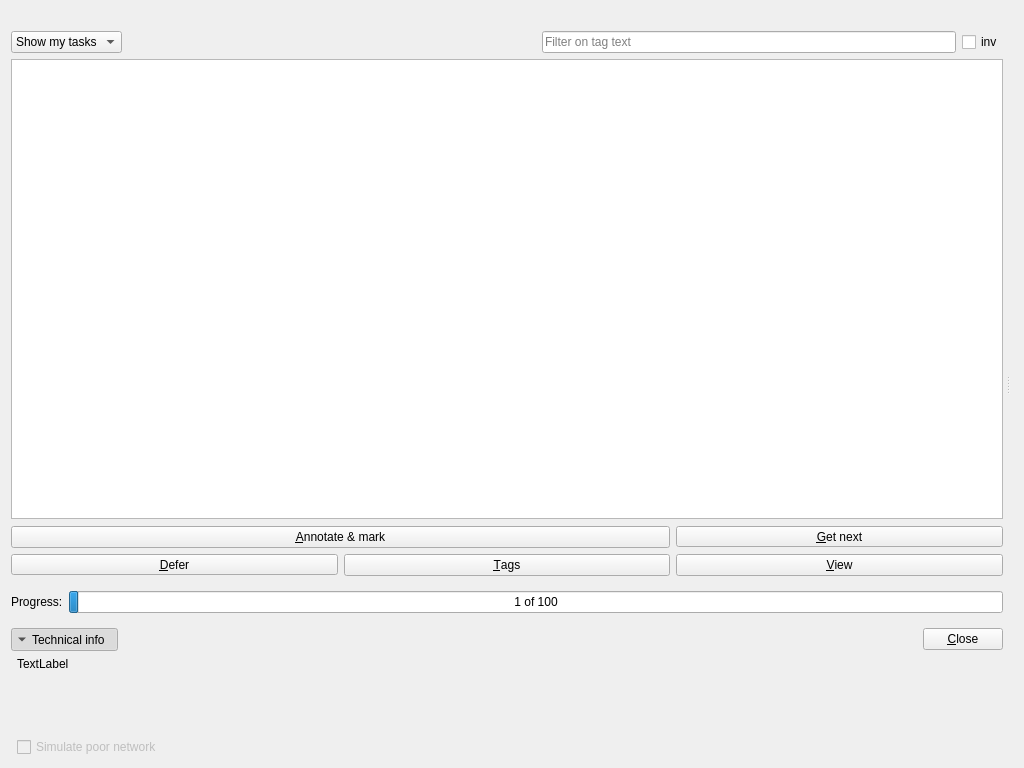
<?xml version="1.0" encoding="UTF-8"?>
<ui version="4.0">
 <author>
  Copyright (C) 2018-2024 The Plom Project Developers
  SPDX-License-Identifier: AGPL-3.0-or-later
 </author>
 <class>MarkerWindow</class>
 <widget class="QWidget" name="MarkerWindow">
  <property name="windowModality">
   <enum>Qt::WindowModal</enum>
  </property>
  <property name="geometry">
   <rect>
    <x>0</x>
    <y>0</y>
    <width>1024</width>
    <height>768</height>
   </rect>
  </property>
  <property name="windowTitle">
   <string>Mark papers</string>
  </property>
  <layout class="QHBoxLayout" name="horizontalLayout">
   <item>
    <widget class="QSplitter" name="splitter">
     <property name="orientation">
      <enum>Qt::Horizontal</enum>
     </property>
     <property name="handleWidth">
      <number>10</number>
     </property>
     <property name="childrenCollapsible">
      <bool>false</bool>
     </property>
     <widget class="QFrame" name="frame">
      <property name="frameShape">
       <enum>QFrame::NoFrame</enum>
      </property>
      <property name="frameShadow">
       <enum>QFrame::Plain</enum>
      </property>
      <layout class="QVBoxLayout" name="verticalLayout">
       <property name="leftMargin">
        <number>0</number>
       </property>
       <property name="topMargin">
        <number>0</number>
       </property>
       <property name="rightMargin">
        <number>0</number>
       </property>
       <property name="bottomMargin">
        <number>0</number>
       </property>
       <item>
        <widget class="QLabel" name="labelTasks">
         <property name="text">
          <string notr="true">&lt;Tasks&gt;</string>
         </property>
        </widget>
       </item>
       <item>
        <widget class="QFrame" name="tableBox">
         <property name="sizePolicy">
          <sizepolicy hsizetype="Preferred" vsizetype="Expanding">
           <horstretch>0</horstretch>
           <verstretch>1</verstretch>
          </sizepolicy>
         </property>
         <layout class="QVBoxLayout" name="verticalLayout_2">
          <property name="leftMargin">
           <number>0</number>
          </property>
          <property name="topMargin">
           <number>0</number>
          </property>
          <property name="rightMargin">
           <number>0</number>
          </property>
          <property name="bottomMargin">
           <number>0</number>
          </property>
          <item>
           <widget class="QFrame" name="frameFilter">
            <layout class="QHBoxLayout" name="horizontalLayout_2">
             <property name="leftMargin">
              <number>0</number>
             </property>
             <property name="topMargin">
              <number>0</number>
             </property>
             <property name="rightMargin">
              <number>0</number>
             </property>
             <property name="bottomMargin">
              <number>0</number>
             </property>
             <item>
              <widget class="QComboBox" name="tasksComboBox">
               <item>
                <property name="text">
                 <string>Show my tasks</string>
                </property>
               </item>
               <item>
                <property name="text">
                 <string>Show all tasks</string>
                </property>
               </item>
              </widget>
             </item>
             <item>
              <spacer name="horizontalSpacer_2">
               <property name="orientation">
                <enum>Qt::Horizontal</enum>
               </property>
               <property name="sizeType">
                <enum>QSizePolicy::MinimumExpanding</enum>
               </property>
               <property name="sizeHint" stdset="0">
                <size>
                 <width>16</width>
                 <height>8</height>
                </size>
               </property>
              </spacer>
             </item>
             <item>
              <widget class="QLineEdit" name="filterLE">
               <property name="sizePolicy">
                <sizepolicy hsizetype="MinimumExpanding" vsizetype="Fixed">
                 <horstretch>0</horstretch>
                 <verstretch>0</verstretch>
                </sizepolicy>
               </property>
               <property name="focusPolicy">
                <enum>Qt::StrongFocus</enum>
               </property>
               <property name="maxLength">
                <number>256</number>
               </property>
               <property name="placeholderText">
                <string>Filter on tag text</string>
               </property>
               <property name="clearButtonEnabled">
                <bool>true</bool>
               </property>
              </widget>
             </item>
             <item>
              <widget class="QCheckBox" name="filterInvCB">
               <property name="toolTip">
                <string>Invert filter</string>
               </property>
               <property name="text">
                <string>inv</string>
               </property>
              </widget>
             </item>
            </layout>
           </widget>
          </item>
          <item>
           <widget class="SimpleTableView" name="tableView">
            <property name="sizePolicy">
             <sizepolicy hsizetype="Expanding" vsizetype="Expanding">
              <horstretch>0</horstretch>
              <verstretch>0</verstretch>
             </sizepolicy>
            </property>
            <property name="minimumSize">
             <size>
              <width>250</width>
              <height>0</height>
             </size>
            </property>
            <property name="editTriggers">
             <set>QAbstractItemView::NoEditTriggers</set>
            </property>
            <property name="selectionMode">
             <enum>QAbstractItemView::SingleSelection</enum>
            </property>
            <property name="selectionBehavior">
             <enum>QAbstractItemView::SelectRows</enum>
            </property>
            <property name="gridStyle">
             <enum>Qt::DotLine</enum>
            </property>
            <attribute name="verticalHeaderVisible">
             <bool>false</bool>
            </attribute>
           </widget>
          </item>
          <item>
           <widget class="QFrame" name="frame">
            <layout class="QGridLayout" name="gridLayout">
             <property name="leftMargin">
              <number>0</number>
             </property>
             <property name="topMargin">
              <number>1</number>
             </property>
             <property name="rightMargin">
              <number>0</number>
             </property>
             <property name="bottomMargin">
              <number>0</number>
             </property>
             <item row="0" column="0" colspan="2">
              <widget class="QPushButton" name="annButton">
               <property name="focusPolicy">
                <enum>Qt::NoFocus</enum>
               </property>
               <property name="text">
                <string>&amp;Annotate &amp;&amp; mark</string>
               </property>
              </widget>
             </item>
             <item row="1" column="1">
              <widget class="QPushButton" name="tagButton">
               <property name="focusPolicy">
                <enum>Qt::NoFocus</enum>
               </property>
               <property name="text">
                <string>&amp;Tags</string>
               </property>
              </widget>
             </item>
             <item row="1" column="2">
              <widget class="QPushButton" name="viewButton">
               <property name="text">
                <string>&amp;View</string>
               </property>
              </widget>
             </item>
             <item row="0" column="2">
              <widget class="QToolButton" name="getNextButton">
               <property name="sizePolicy">
                <sizepolicy hsizetype="Minimum" vsizetype="Fixed">
                 <horstretch>0</horstretch>
                 <verstretch>0</verstretch>
                </sizepolicy>
               </property>
               <property name="focusPolicy">
                <enum>Qt::NoFocus</enum>
               </property>
               <property name="text">
                <string>&amp;Get next</string>
               </property>
              </widget>
             </item>
             <item row="1" column="0">
              <widget class="QToolButton" name="deferButton">
               <property name="sizePolicy">
                <sizepolicy hsizetype="Minimum" vsizetype="Fixed">
                 <horstretch>0</horstretch>
                 <verstretch>0</verstretch>
                </sizepolicy>
               </property>
               <property name="focusPolicy">
                <enum>Qt::NoFocus</enum>
               </property>
               <property name="text">
                <string>&amp;Defer</string>
               </property>
              </widget>
             </item>
            </layout>
           </widget>
          </item>
         </layout>
        </widget>
       </item>
       <item>
        <widget class="QFrame" name="frameProgress">
         <layout class="QHBoxLayout" name="layoutProgress">
          <property name="leftMargin">
           <number>0</number>
          </property>
          <property name="rightMargin">
           <number>0</number>
          </property>
          <item>
           <widget class="QLabel" name="labelProgress">
            <property name="text">
             <string>Progress:</string>
            </property>
           </widget>
          </item>
          <item>
           <widget class="QProgressBar" name="mProgressBar">
            <property name="value">
             <number>1</number>
            </property>
            <property name="format">
             <string>%v of %m</string>
            </property>
           </widget>
          </item>
         </layout>
        </widget>
       </item>
       <item>
        <widget class="QFrame" name="frameClose">
         <layout class="QHBoxLayout" name="layoutClose">
          <property name="leftMargin">
           <number>0</number>
          </property>
          <property name="topMargin">
           <number>0</number>
          </property>
          <property name="rightMargin">
           <number>0</number>
          </property>
          <property name="bottomMargin">
           <number>0</number>
          </property>
          <item>
           <widget class="QToolButton" name="technicalButton">
            <property name="text">
             <string>Technical info</string>
            </property>
            <property name="checkable">
             <bool>true</bool>
            </property>
            <property name="checked">
             <bool>true</bool>
            </property>
            <property name="toolButtonStyle">
             <enum>Qt::ToolButtonTextBesideIcon</enum>
            </property>
            <property name="autoRaise">
             <bool>true</bool>
            </property>
            <property name="arrowType">
             <enum>Qt::DownArrow</enum>
            </property>
           </widget>
          </item>
          <item>
           <spacer name="horizontalSpacer">
            <property name="orientation">
             <enum>Qt::Horizontal</enum>
            </property>
            <property name="sizeHint" stdset="0">
             <size>
              <width>40</width>
              <height>20</height>
             </size>
            </property>
           </spacer>
          </item>
          <item>
           <widget class="QPushButton" name="closeButton">
            <property name="focusPolicy">
             <enum>Qt::NoFocus</enum>
            </property>
            <property name="text">
             <string>&amp;Close</string>
            </property>
           </widget>
          </item>
         </layout>
        </widget>
       </item>
       <item>
        <widget class="QFrame" name="frameTechnical">
         <layout class="QVBoxLayout" name="verticalLayout_3">
          <property name="leftMargin">
           <number>6</number>
          </property>
          <property name="topMargin">
           <number>0</number>
          </property>
          <property name="rightMargin">
           <number>0</number>
          </property>
          <property name="bottomMargin">
           <number>0</number>
          </property>
          <item>
           <widget class="QLabel" name="labelTech1">
            <property name="text">
             <string>TextLabel</string>
            </property>
           </widget>
          </item>
          <item>
           <widget class="QLabel" name="labelTech2">
            <property name="text">
             <string/>
            </property>
           </widget>
          </item>
          <item>
           <widget class="QLabel" name="labelTech3">
            <property name="text">
             <string/>
            </property>
           </widget>
          </item>
          <item>
           <widget class="QLabel" name="labelTech4">
            <property name="text">
             <string/>
            </property>
           </widget>
          </item>
          <item>
           <widget class="QCheckBox" name="failmodeCB">
            <property name="enabled">
             <bool>false</bool>
            </property>
            <property name="text">
             <string>Simulate poor network</string>
            </property>
           </widget>
          </item>
         </layout>
        </widget>
       </item>
      </layout>
     </widget>
     <widget class="QFrame" name="paperBox">
      <property name="sizePolicy">
       <sizepolicy hsizetype="Expanding" vsizetype="Expanding">
        <horstretch>0</horstretch>
        <verstretch>0</verstretch>
       </sizepolicy>
      </property>
      <layout class="QVBoxLayout" name="paperBoxLayout">
       <property name="leftMargin">
        <number>0</number>
       </property>
       <property name="topMargin">
        <number>0</number>
       </property>
       <property name="rightMargin">
        <number>0</number>
       </property>
       <property name="bottomMargin">
        <number>0</number>
       </property>
      </layout>
     </widget>
    </widget>
   </item>
  </layout>
 </widget>
 <customwidgets>
  <customwidget>
   <class>SimpleTableView</class>
   <extends>QTableView</extends>
   <header location="global">plom/client/useful_classes.h</header>
  </customwidget>
 </customwidgets>
 <tabstops>
  <tabstop>tableView</tabstop>
  <tabstop>closeButton</tabstop>
 </tabstops>
 <resources/>
 <connections/>
</ui>
